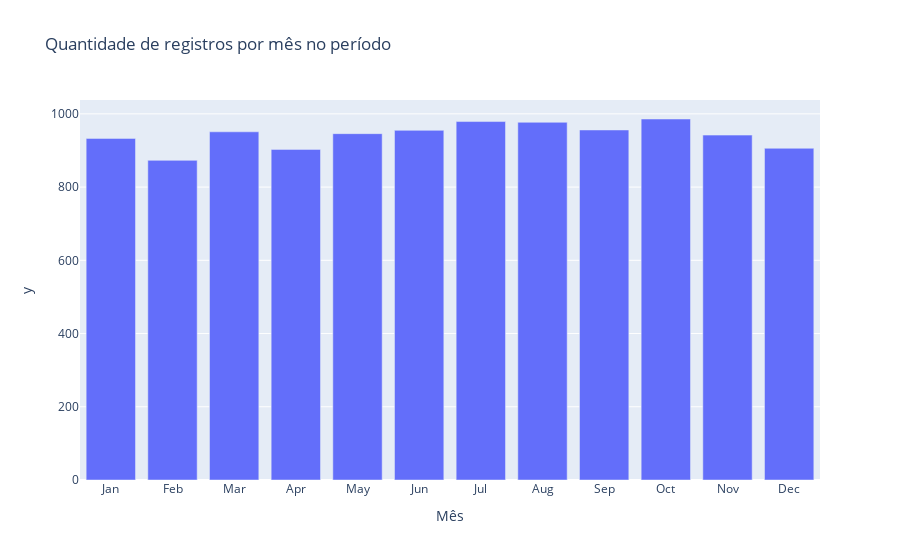

The notebook cell saved with this chart:
### Code cell
# Agrupar os dados por mês e a qauntidade de registros
df_mensal = df.groupby(df['ds'].dt.month)['y'].count().reset_index()

# Adicionar uma coluna com os nomes dos meses
df_mensal['Mês'] = df_mensal['ds'].apply(lambda x: calendar.month_abbr[x])

# Criar um gráfico de barras
fig = px.bar(df_mensal, x='Mês', y='y', title='Quantidade de registros por mês no período')
fig.update_yaxes(title = 'Quantidade')
# Mostrar o gráfico
fig.show()

### Figure 1 — Plotly figure (JSON) as saved in the notebook; plotly's stock layout.template omitted (floating-point values rounded to 4 significant figures)
{"data": [{"alignmentgroup": "True", "hovertemplate": "Mês=%{x}<br>y=%{y}<extra></extra>", "legendgroup": "", "marker": {"color": "#636efa", "pattern": {"shape": ""}}, "name": "", "offsetgroup": "", "orientation": "v", "showlegend": false, "textposition": "auto", "type": "bar", "x": ["Jan", "Feb", "Mar", "Apr", "May", "Jun", "Jul", "Aug", "Sep", "Oct", "Nov", "Dec"], "xaxis": "x", "y": [933, 873, 951, 903, 946, 955, 979, 977, 956, 986, 942, 906], "yaxis": "y"}], "layout": {"barmode": "relative", "legend": {"tracegroupgap": 0}, "title": {"text": "Quantidade de registros por mês no período"}, "xaxis": {"anchor": "y", "domain": [0, 1], "title": {"text": "Mês"}}, "yaxis": {"anchor": "x", "domain": [0, 1], "title": {"text": "y"}}}}
